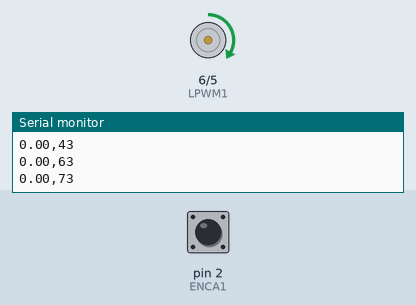
Simulated run of this sketch. Board: Arduino Uno, built with avr-gcc and run on an emulated ATmega328P. Shown: motor-driver pin pairs drawn as motors (green arrow = first pin HIGH = forward, orange = second pin HIGH = backward, longer = more drive), the last lines printed to the serial monitor. The test bench sets the inputs (shaded band); at power-on: pin 2 (ENCA1) HIGH.

Above: at 0.4 s.
At 46.0 s:
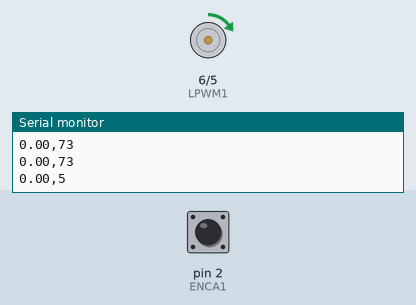
Timing chart, 0 to 93.8 s (numbered marks = the images above):
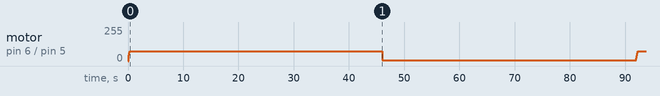

The sketch:

Closed_Loop_Motor.ino
```cpp
// UJI RPM MOTOR DENGAN SINYAL STEP
int PWM;
#define RPWM1 5
#define LPWM1 6
#define ENCA1 2
#define ENCB1 3

// SET POINT
int set_point = 180;

// Error
float error;

//PID
float kp = 0.4 ;
float ki = kp * 1 ;
float kd = kd * 1 ;
int prevError;
float integral;
int derivative;
int PID;

// RPM
float rpm;
unsigned long currentMillis, previousMillis;

//PWM
int pwm1;

//ENCODER
long encoderPosition = 0;
float old_rot_speed = 0;
float new_rot_speed = 0;
volatile long previousEncoder = 0;
volatile long currentEncoder;

// MOTOR
const int ppr = 7; //define number of pulses in one round of encoder
const float GR = 1 / 19.2; //gear ratio
const float R = 0.538048496; //load (omniwheel) ratio
float rot_speed;           //rotating speed in rad/s
const int interval = 100; //choose interval is 0.1 second (100 milliseconds)

void setup() {
  pinMode (ENCA1, INPUT);
  pinMode (ENCB1, INPUT);

  pinMode(RPWM1, OUTPUT);
  pinMode(LPWM1, OUTPUT);

  digitalWrite(ENCA1, HIGH);
  digitalWrite(ENCB1, HIGH);

  attachInterrupt(digitalPinToInterrupt(ENCA1), readEncoder, CHANGE);
  //attachInterrupt(digitalPinToInterrupt(ENCB1), readEncoder, CHANGE);
  Serial.begin(9600);
}

void loop() {
  readSpeed();
  PWMmotor(pwm1);
}

void readEncoder() {
  if (digitalRead(ENCA1) == digitalRead(ENCB1)) {
    encoderPosition--;
  } else {
    encoderPosition++;
  }
}

void readSpeed() {
  currentEncoder = encoderPosition;
  currentMillis = millis();
  if (currentMillis - previousMillis > interval)
  {
    previousMillis = currentMillis;
    rot_speed = (float)((((currentEncoder - previousEncoder) * 600) / ppr) * GR) ;
    previousEncoder = currentEncoder;
    new_rot_speed = rot_speed;
    error = set_point - new_rot_speed;
    integral += error;
    derivative = (error - prevError);
    PID = (kp * error) + (ki * integral) + (kd * derivative);
    prevError = error;
    PID = min(max(PID, 0), 255);
    pwm1 =  ((0.2684 * PID) + 5.1657);
    Serial.print(new_rot_speed);
    Serial.print(",");
    Serial.print(pwm1);
    Serial.println();
    old_rot_speed = new_rot_speed;
  }
}

void PWMmotor (int pwm1) {
  analogWrite(RPWM1, LOW);
  analogWrite(LPWM1, pwm1);
}
```

Measured:
- by itself, motor on pin 6 (LPWM1) / pin 5 (RPWM1): stopped → forward 43/255 at 0.10 s, → forward 63/255 0.10 s later, → forward 73/255 0.10 s later, → forward 5/255 45.7 s later, … (8 changes in this stretch)
